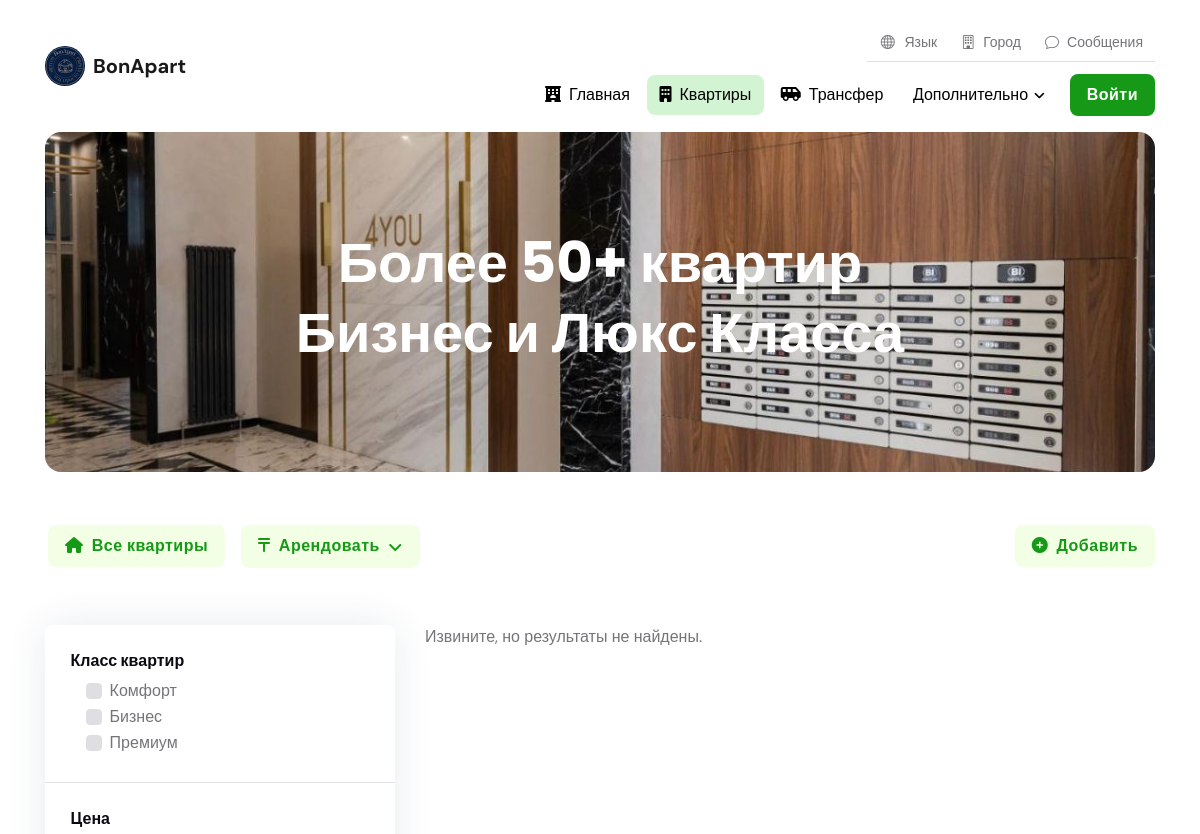
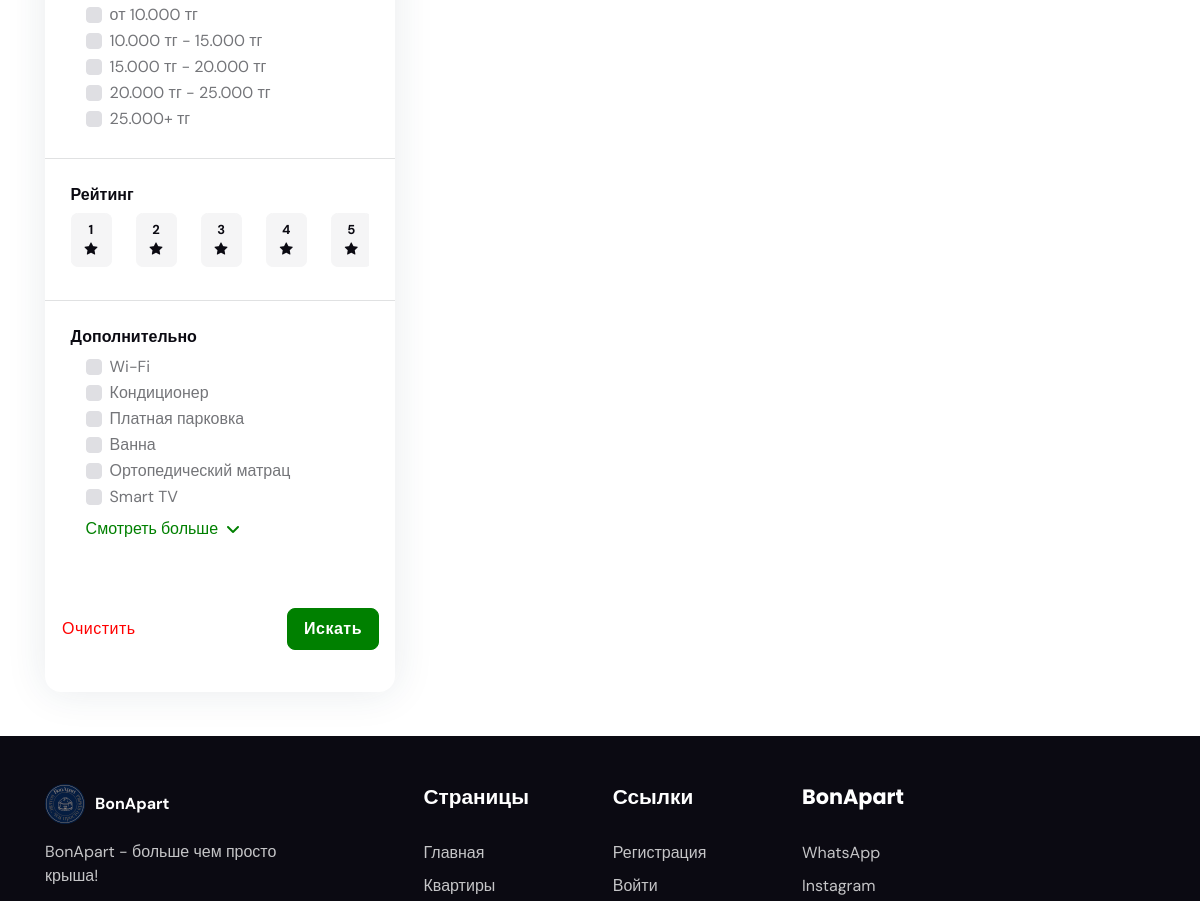
The page /apartments/rent/day/ (upper part) on the database as committed earlier (2 pictures, top to bottom).
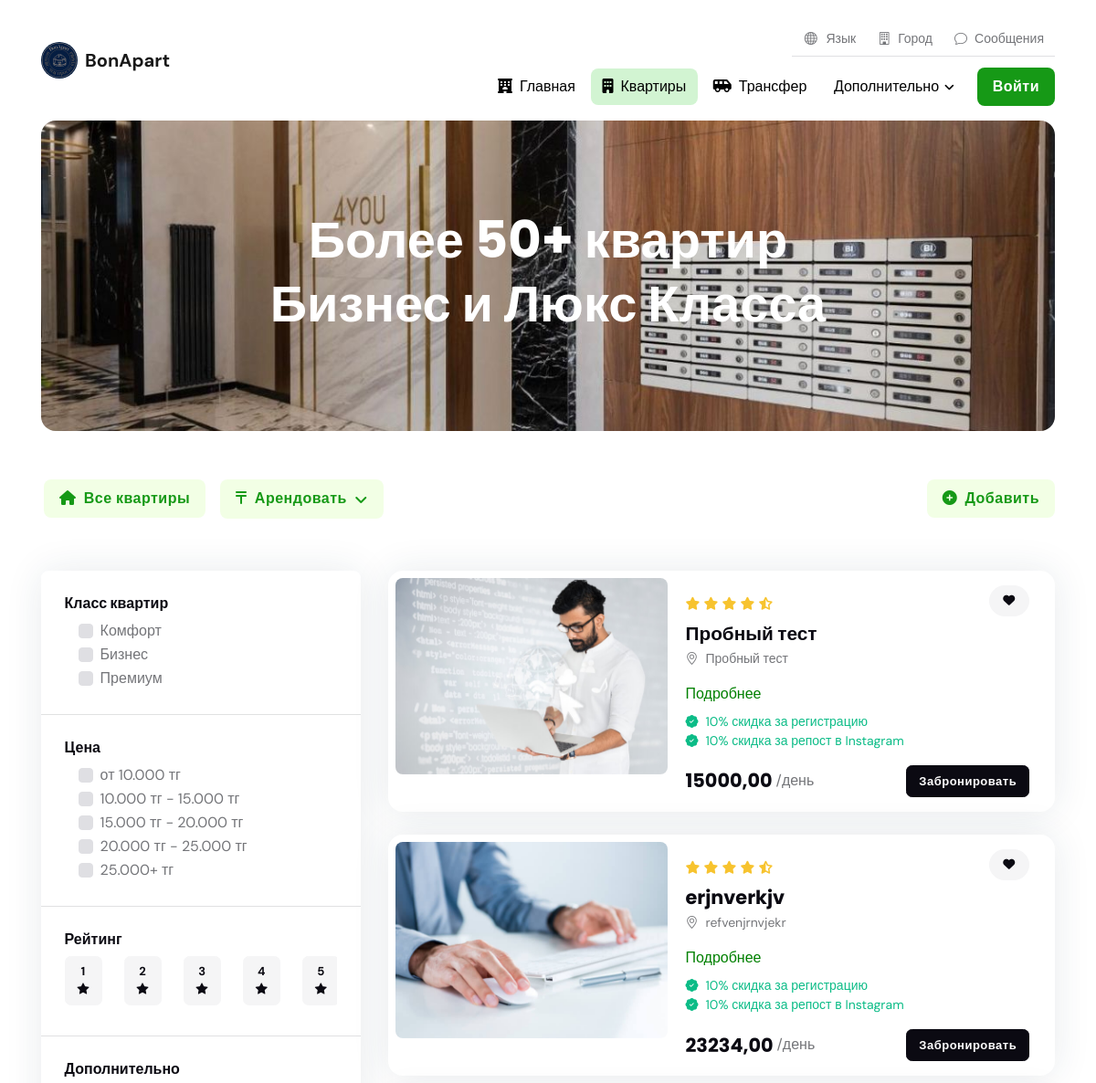
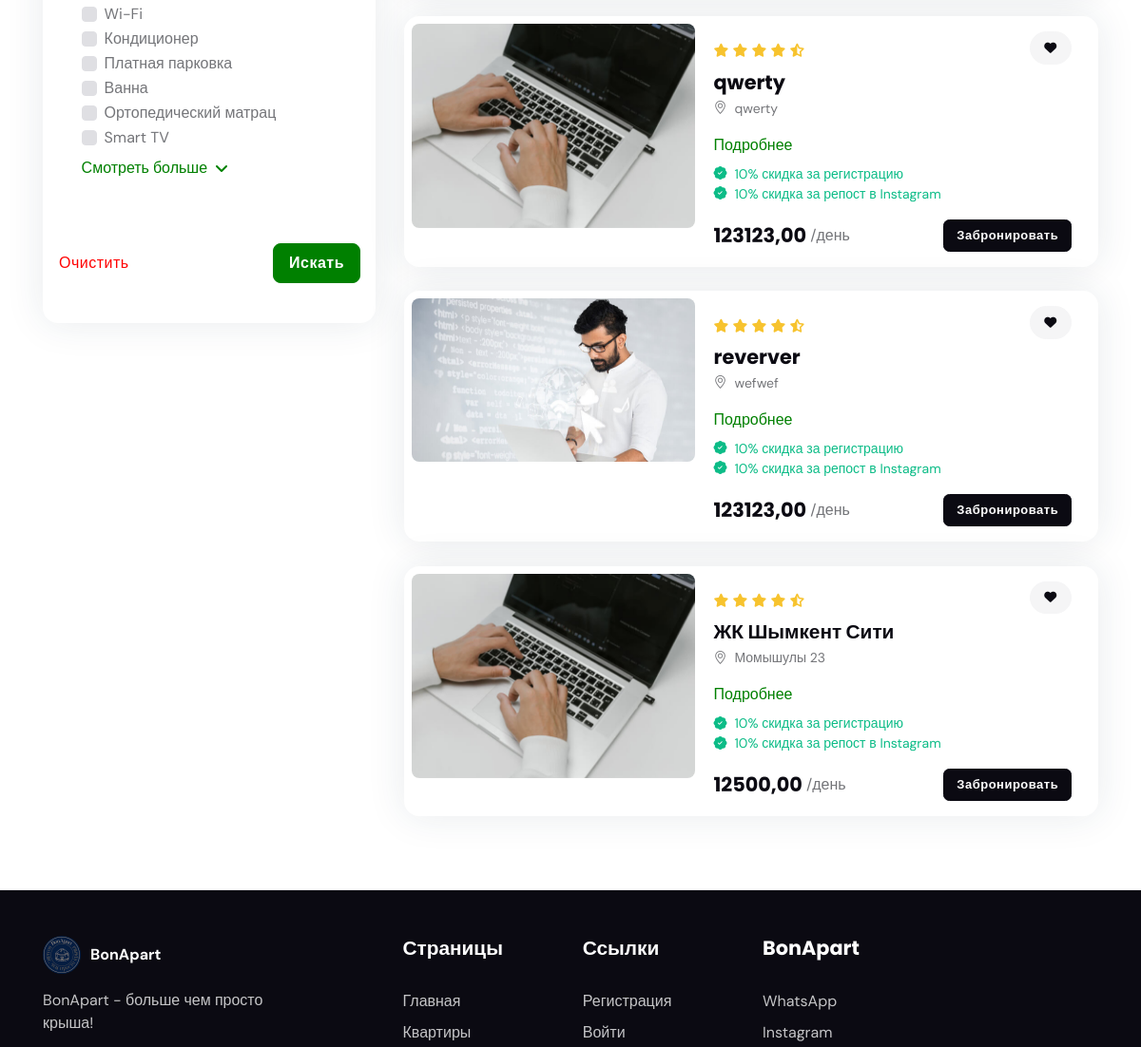
The same page on the database as committed later (2 pictures, top to bottom).
### apartments/models.py (models this page shows, shortened)
class Apartment(models.Model):
    DEAL_CHOICES = (
        ('daily_rent', 'Аренда по суточно'),
        ('monthly_rent', 'Аренда помесячно'),
        ('sale', 'Продажа'),
    )
    CLASS_CHOICES = (
        ('lux', 'Люкс'),
        ('business', 'Бизнес'),
        ('prestige', 'Престиж'),
    )
    STATUS_CHOICES = (
        ('pending', 'На рассмотрении'),
        ('approved', 'Одобрено'),
        ('rejected', 'Отклонено'),
    )
    RATING_CHOICES = (
        (1, '1 звезда'),
        (2, '2 звезды'),
        (3, '3 звезды'),
        (4, '4 звезды'),
        (5, '5 звезд'),
    )
    deal_type = models.CharField(max_length=20, choices=DEAL_CHOICES, default='daily_rent', verbose_name='Тип сделки')
    city = models.ForeignKey('City', on_delete=models.CASCADE, blank=True, null=True, verbose_name='Города')
    name = models.CharField(max_length=355, verbose_name = 'Название ЖК')
    address = models.CharField(max_length=355, verbose_name = 'Адрес ЖК', blank=True, null=True)
    description = models.TextField(verbose_name='Подробнее')
    side = models.CharField(max_length=255, verbose_name='Район', blank=True, null=True)
    level = models.CharField(max_length=10, choices=CLASS_CHOICES, verbose_name='Класс квартиры', blank=True, null=True)
    rating = models.IntegerField(choices=RATING_CHOICES, blank=True, null=True)
    capacity = models.PositiveIntegerField(default=2, verbose_name='Вместимость')
    room = models.PositiveIntegerField(default=1, verbose_name='Комнат')
    square = models.PositiveIntegerField(default=37, verbose_name='Площадь')
    floor = models.PositiveIntegerField(default=5, verbose_name='Этаж')
    total_floors = models.PositiveSmallIntegerField(verbose_name='Кол-во этажей')
    singlebeds = models.PositiveSmallIntegerField(default=1, verbose_name='Односпальных мест')
    doublebeds = models.PositiveSmallIntegerField(default=1, verbose_name='Двухспальных мест')
    price = models.DecimalField(max_digits=10, decimal_places=2, verbose_name='Цена')
    image1 = models.ImageField(upload_to='apartment_images/', blank=True, null=True)
    image2 = models.ImageField(upload_to='apartment_images/', blank=True, null=True)
    image3 = models.ImageField(upload_to='apartment_images/', blank=True, null=True)
    image4 = models.ImageField(upload_to='apartment_images/', blank=True, null=True)
    image5 = models.ImageField(upload_to='apartment_images/', blank=True, null=True)
    image6 = models.ImageField(upload_to='apartment_images/', blank=True, null=True)
    image7 = models.ImageField(upload_to='apartment_images/', blank=True, null=True)
    image8 = models.ImageField(upload_to='apartment_images/', blank=True, null=True)
    image9 = models.ImageField(upload_to='apartment_images/', blank=True, null=True)
    image10 = models.ImageField(upload_to='apartment_images/', blank=True, null=True)
    image11 = models.ImageField(upload_to='apartment_images/', blank=True, null=True)
    image12 = models.ImageField(upload_to='apartment_images/', blank=True, null=True)
    wifi = models.BooleanField(default=False, verbose_name='Wi-Fi')
    elevator = models.BooleanField(default=True, verbose_name='Лифт')
    air_conditioning = models.BooleanField(default=False, verbose_name='Кондиционер')
    parking = models.BooleanField(default=False, verbose_name='Платный паркинг')
    bath = models.BooleanField(default=False, verbose_name='Ванна')
    orthopedic_mattress = models.BooleanField(default=False, verbose_name='Ортопедический матрац')
    smart_tv = models.BooleanField(default=False, verbose_name='Smart TV')
    hairdryer = models.BooleanField(default=False, verbose_name='Фен')
    iron = models.BooleanField(default=False, verbose_name='Утюг')
    washing_machine = models.BooleanField(default=False, verbose_name='Стиральная машинка')
    fridge = models.BooleanField(default=False, verbose_name='Холодильник')
    electric_kettle = models.BooleanField(default=False, verbose_name='Электрический чайник')
    plate = models.BooleanField(default=False, verbose_name='Плита')
    mini_bar = models.BooleanField(default=False, verbose_name='Мини Бар')
    hygiene = models.BooleanField(default=False, verbose_name='Гигиенические принадлежности')
    dishes = models.BooleanField(default=False, verbose_name='Посуда')
    shower = models.BooleanField(default=False, verbose_name='Душ')
    timestamp = models.DateTimeField(auto_now_add=True, blank=True, null=True)
    status = models.CharField(max_length=20, choices=STATUS_CHOICES, default='pending')
    owner = models.ForeignKey(settings.AUTH_USER_MODEL, on_delete=models.CASCADE, related_name='owned_apartments', blank=True, null=True)
    def upload_to(self, filename):
        max_width = 853
        max_height = 853
        img = Image.open(filename)
        img.thumbnail((max_width, max_height), Image.ANTIALIAS)
        cropped_image_path = f"apartment_images/{filename.name}"
        img.save(cropped_image_path)
        return cropped_image_path
    class Meta:
        verbose_name = 'Квартира'
        verbose_name_plural = 'Квартиры'

### apartments/views.py (the view)
# urls.py: path('rent/day/', ApartmentRentDayView.as_view(), name='apartment-rent-day'),
class ApartmentRentDayView(ApartmentRentBaseView):
    template_name = 'apartments/apartments_rent_day.html'
    deal_type = 'daily_rent'

### apartments/views.py (called while the page is built)
    def get_template_names(self):
        if self.template_name:
            return [self.template_name]
        raise ImproperlyConfigured("Template name not specified")

    def get_queryset(self):
        selected_city = self.request.GET.get('selected_city')
        queryset = Apartment.objects.filter(deal_type=self.deal_type, status='approved')
        if selected_city:
            queryset = queryset.filter(city__name=selected_city)
        return queryset.order_by('-timestamp')

    def get_context_data(self, **kwargs):
        context = super().get_context_data(**kwargs)
        context['cities'] = City.objects.all()  # Add cities to the context
        if self.deal_type == 'daily_rent':
            context['form'] = ApartmentFilterForm(self.request.GET)
        elif self.deal_type == 'monthly_rent':
            context['form'] = ApartmentBuyFilterForm(self.request.GET)
        return context

### templates/apartments/apartments_rent_day.html (shortened to what the changed rows need)
<!DOCTYPE html>
{% load static %}
<html lang="ru" data-bs-theme="light">
<head>
    	<link href="https://stackpath.bootstrapcdn.com/bootstrap/4.5.2/css/bootstrap.min.css" rel="stylesheet">
	<link rel="stylesheet" type="text/css" href="{% static 'css/all.min.css' %}">
	<link rel="stylesheet" type="text/css" href="{% static 'css/bootstrap-icons.css' %}">
	<link rel="stylesheet" type="text/css" href="{% static 'css/tiny-slider.css' %}">
	<link rel="stylesheet" type="text/css" href="{% static 'css/glightbox.css' %}">
	<link rel="stylesheet" type="text/css" href="{% static 'css/flatpickr.min.css' %}">
	<link rel="stylesheet" type="text/css" href="{% static 'css/choices.min.css' %}">
	<link rel="stylesheet" type="text/css" href="{% static 'css/style.css' %}">
</head>
<body class="has-navbar-mobile">
<main>
<section class="pt-0">
	<div class="container mt-2s">
		<div class="rounded-3 p-3 p-sm-5" style="background-image: url({% static 'images/1.jpeg' %}); background-position: center center; background-repeat: no-repeat; background-size: cover;">
			<div class="row my-2 my-xl-5">
				<div class="col-md-8 mx-auto">
					<h1 class="text-center text-white">Более 50+ квартир Бизнес и Люкс Класса</h1>
				</div>
			</div>
		</div>
	</div>
</section>
<section class="pt-0">
	<div class="container">
		<div class="row">
			<div class="col-xl-8 col-xxl-9">
				<div class="vstack gap-4">
                {% if apartment %}
					{% for i in apartment %}
					<div class="card shadow p-2">
						<div class="row g-0">
							<div class="col-md-5 position-relative">
								<div class="tiny-slider arrow-round arrow-xs arrow-dark overflow-hidden rounded-2">
									<div class="tiny-slider-inner" data-autoplay="false" data-arrow="true" data-dots="false" data-items="1">
										{% if i.image1 %}
										<div><img src="{{ i.image1.url }}" alt="Card image"></div>
										{% endif %}
									</div>
								</div>
							</div>
							<div class="col-md-7">
								<div class="card-body py-md-2 d-flex flex-column h-100 position-relative">
									<div class="d-flex justify-content-between align-items-center">
										<ul class="list-inline mb-0">
											<li class="list-inline-item me-0 small"><i class="fa-solid fa-star text-warning"></i></li>
											<li class="list-inline-item me-0 small"><i class="fa-solid fa-star text-warning"></i></li>
											<li class="list-inline-item me-0 small"><i class="fa-solid fa-star text-warning"></i></li>
											<li class="list-inline-item me-0 small"><i class="fa-solid fa-star text-warning"></i></li>
											<li class="list-inline-item me-0 small"><i class="fa-solid fa-star-half-alt text-warning"></i></li>
										</ul>
										<ul class="list-inline mb-0 z-index-2">
                                            <form method="post" action="{% url 'apartments:add_to_favorite' apartment_id=i.pk %}">
                                                <button style="border-radius: 100px;" type="submit" class="btn btn-sm btn-light favorite-button">
                                                    <i class="fa-solid fa-fw fa-heart"></i>
                                                </button>
                                            </form>
										</ul>
									</div>
									<h5 class="card-title mb-1"><a href="{% url 'apartments:apartaments-detail' pk=i.pk %}">{{ i.name }}</a></h5>
									<small><i class="bi bi-geo-alt me-2"></i>{{ i.address }}</small>
									<ul class="nav nav-divider mt-3">
										<li class="nav-item"><a style="color: green;" href="{% url 'apartments:apartaments-detail' pk=i.pk %}" class="mb-0 ">Подробнее</a></li>
									</ul>
									<ul class="list-group list-group-borderless small mb-0 mt-2">
										<li class="list-group-item d-flex text-success p-0">
											<i class="bi bi-patch-check-fill me-2"></i>10% скидка за регистрацию
										</li>
										<li class="list-group-item d-flex text-success p-0">
											<i class="bi bi-patch-check-fill me-2"></i>10% скидка за репост в Instagram
										</li>
									</ul>
									<div class="d-sm-flex justify-content-sm-between align-items-center mt-3 mt-2">
										<div class="d-flex align-items-center">
											<h5 class="fw-bold mb-0 me-1">{{ i.price }}</h5>
											<span class="mb-0 me-2">/день</span>
										</div>
										<div class="mt-3 mt-sm-0">
											<a href="" class="btn btn-sm btn-dark mb-0 w-100" data-apartment-id="{{ apartment.pk }}" data-jk-name="{{ apartment.name }}" data-toggle="modal" data-target="#reservationModal">
                                                Забронировать
                                            </a>
										</div>
									</div>
								</div>
							</div>
						</div>
					</div>
                    {% endfor %}
                {% else %}
                    <p>Извините, но результаты не найдены.</p>
                {% endif %}
					<nav class="d-flex justify-content-center" aria-label="navigation">
                        <ul class="pagination pagination-primary-soft d-inline-block d-md-flex rounded mb-0">
                        </ul>
                      </nav>
				</div>
			</div>
		</div>
	</div>
</section>
</main>
</body>
</html>

Rows that differ between the two databases and show on the page:
added Apartment: image1 (picture), name "Пробный тест", address "Пробный тест", price "15000,00"
added Apartment: image1 (picture), name "erjnverkjv", address "refvenjrnvjekr", price "23234,00"
added Apartment: image1 (picture), name "qwerty", address "qwerty", price "123123,00"
added Apartment: image1 (picture), name "reverver", address "wefwef", price "123123,00"
added Apartment: image1 (picture), name "ЖК Шымкент Сити", address "Момышулы 23", price "12500,00"
Other text that changed with them:
text no longer shown: "Извините, но результаты не найдены."
